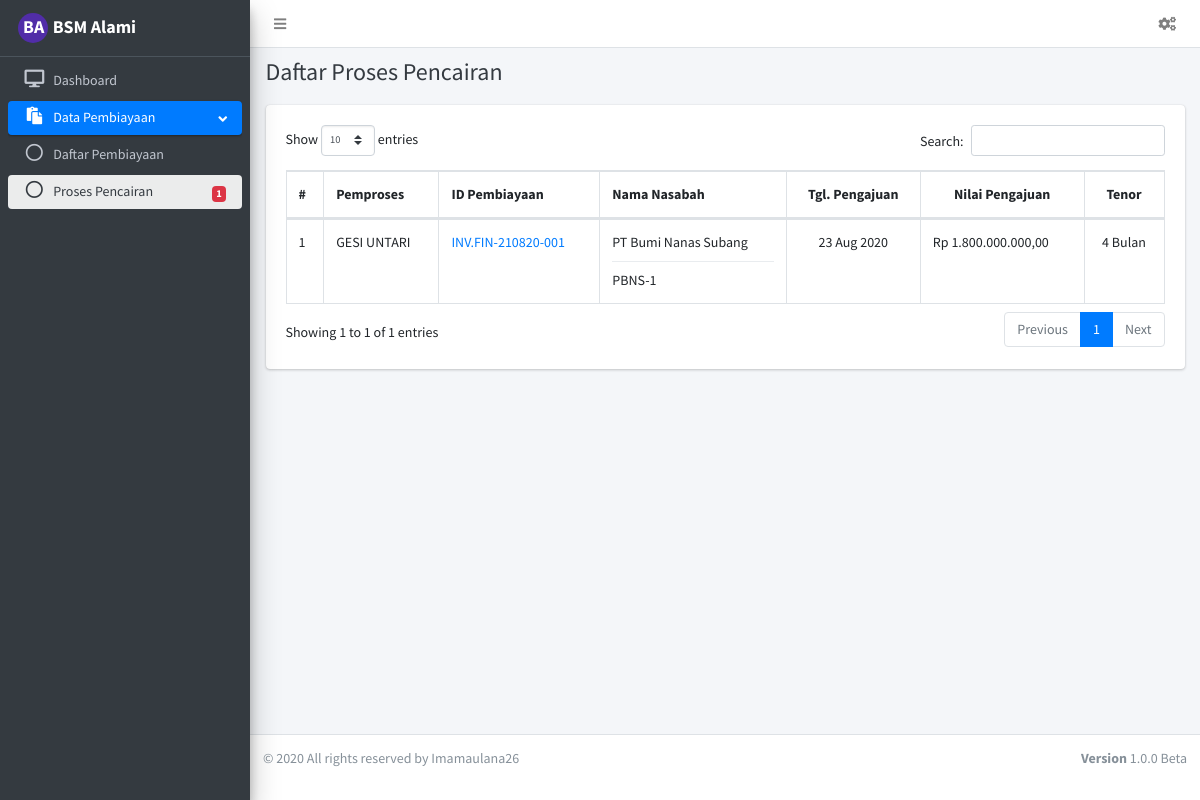
The page /sales/finance-pencairan on the database its author committed.
### tables this page shows
CREATE TABLE `tbl_list_pembiayaan` (
  `kode_ao_pemproses` varchar(15) DEFAULT NULL,
  `kd_invoice` varchar(50) NOT NULL,
  `fk_kd_perusahaan` varchar(50) NOT NULL,
  `tgl_pengajuan` date DEFAULT NULL,
  `nom_pengajuan` bigint(20) NOT NULL,
  `nom_disetujui` bigint(20) DEFAULT NULL,
  `nom_pencairan` bigint(20) DEFAULT NULL,
  `tenor` int(11) NOT NULL,
  `mata_uang` char(5) NOT NULL,
  `jns_pembiayaan` varchar(15) NOT NULL,
  `tujuan_pembiayaan` text NOT NULL,
  `usulan_waad` bigint(20) DEFAULT NULL,
  `status` varchar(100) DEFAULT NULL,
  `penugasan` varchar(15) DEFAULT NULL,
  `tgl_penugasan` date DEFAULT NULL,
  `updateBy` varchar(15) DEFAULT NULL,
  `updateDate` date DEFAULT NULL
);

CREATE TABLE `tbl_user` (
  `id_user` int(11) NOT NULL,
  `nip` varchar(15) NOT NULL,
  `kode_ao` varchar(15) DEFAULT NULL,
  `nama` varchar(125) NOT NULL,
  `email` varchar(125) NOT NULL,
  `jabatan` varchar(125) NOT NULL,
  `unit_kerja` varchar(15) NOT NULL,
  `group_unit_kerja` varchar(15) NOT NULL,
  `password` text NOT NULL,
  `role_id` int(1) NOT NULL,
  `status` int(1) NOT NULL DEFAULT '0',
  `sts_regis` int(11) NOT NULL,
  `is_active` int(1) NOT NULL,
  `date_created` date NOT NULL,
  `last_login` datetime DEFAULT NULL,
  `IsDelete` int(1) NOT NULL,
  `UpdateBy` varchar(15) DEFAULT NULL,
  `UpdateDate` datetime DEFAULT NULL,
  `cookies` text
);

CREATE TABLE `tbl_profile_perusahaan` (
  `kd_perusahaan` varchar(50) NOT NULL,
  `nm_perusahaan` varchar(100) NOT NULL,
  `industri` varchar(50) NOT NULL,
  `sub_industri` varchar(50) NOT NULL,
  `desk_perusahaan` text NOT NULL,
  `tgl_pendirian` date NOT NULL,
  `provinsi` varchar(25) NOT NULL,
  `kabupaten` varchar(25) NOT NULL,
  `almt_perusahaan` text NOT NULL,
  `npwp_perusahaan` char(20) NOT NULL,
  `no_telp_perusahaan` char(15) NOT NULL,
  `email_perusahaan` varchar(50) NOT NULL,
  `website_perusahaan` varchar(100) NOT NULL,
  `ft_npwp_perusahaan` text,
  `ft_siup_perusahaan` text,
  `ft_akta_pendirian` text,
  `ft_sk_menkumham` text,
  `ft_akta_perubahan` text,
  `ft_tdp_perusahaan` text
);

### application/views/layout/content.php (called while the page is built)
<?php
$this->load->view('layout/header');
$this->load->view('layout/navbar');
$this->load->view('layout/sidebar');
$this->load->view($page);

### application/controllers/sales/Finance_pencairan.php (called while the page is built, shortened)
<?php
class Finance_pencairan extends CI_Controller
{
	public function index()
	{
		$data = array(
			'page' => 'sales/v_finance_pencairan',
			'title' => 'Daftar Proses Pencairan',
			'data' => $this->db->select('a.*, b.kd_perusahaan, b.nm_perusahaan, c.nama')->from('tbl_list_pembiayaan a')
			->join('tbl_profile_perusahaan b', 'a.fk_kd_perusahaan = b.kd_perusahaan', 'left')
			->join('tbl_user c', 'a.kode_ao_pemproses = c.kode_ao', 'left')
			->where(['a.status' => 'Proses pencairan'])
			->get()->result_array()
		);
		$this->load->view('layout/content', $data);
	}
}

### index.php (called while the page is built, shortened)
<?php
require_once BASEPATH.'core/CodeIgniter.php';

### application/helpers/my_helper.php (called while the page is built, shortened)
<?php
function tgl_indo($tgl)
{
	$tgl = explode('-', $tgl);
	$bln = array(
		1 => 'Jan', 'Feb', 'Mar', 'Apr', 'Mei', 'Jun', 'Jul', 'Aug', 'Sep', 'Okt', 'Nov', 'Des'
	);
	return $tgl[2] . ' ' . $bln[(int) $tgl[1]] . ' ' . $tgl[0];
}

### application/views/sales/v_finance_pencairan.php (the view, shortened to what this page needs)
<div class="content-wrapper">
	<div class="content-header">
		<div class="container-fluid">
			<div class="row mb-2">
				<div class="col-md-6">
					<h1 class="m-0 text-dark">
						<?= $title; ?>
					</h1>
				</div>
			</div>
		</div>
	</div>
	<div class="content">
		<div class="container-fluid">
			<div class="row">
				<div class="col-lg-12">
					<div class="card">
						<div class="card-body">
							<table id="dataTable" class="table table-bordered table-hover">
								<thead>
									<tr>
										<th>#</th>
										<th>Pemproses</th>
										<th>ID Pembiayaan</th>
										<th>Nama Nasabah</th>
										<th class="text-center">Tgl. Pengajuan</th>
										<th class="text-center">Nilai Pengajuan</th>
										<th class="text-center">Tenor</th>
									</tr>
								</thead>
								<tbody>
									<?php $no = 1;
									foreach ($data as $dt) : ?>
										<tr>
											<td><?= $no++; ?></td>
											<td><?= $dt['nama']; ?></td>
											<td>
												<span onclick="detail_modal('<?= $dt['kd_invoice'] ?>')" style="cursor: pointer; color: #007BFF;">
													<?= $dt['kd_invoice']; ?>
												</span>
											<td>
												<?= $dt['nm_perusahaan']; ?>
												<div class="dropdown-divider"></div>
												<?= $dt['kd_perusahaan']; ?>
											</td>
											<td class="text-center"><?= tgl_indo($dt['tgl_pengajuan']); ?></td>
											<td>Rp <?= number_format($dt['nom_pengajuan'], 2, ',', '.') ?></td>
											<td class="text-center"><?= $dt['tenor']; ?> Bulan</td>
										</tr>
									<?php endforeach; ?>
								</tbody>
							</table>
						</div>
					</div>
				</div>
			</div>
		</div>
	</div>
</div>

### rows shown on the page
tbl_list_pembiayaan: tbl_user.nama "GESI UNTARI", kd_invoice "INV.FIN-210820-001", tbl_profile_perusahaan.nm_perusahaan "PT Bumi Nanas Subang", tbl_profile_perusahaan.kd_perusahaan "PBNS-1", tgl_pengajuan "23 Aug 2020", nom_pengajuan "1.800.000.000,00", tenor "4"

### other values the page prints
$pencairan "1"
$title "Daftar Proses Pencairan"
